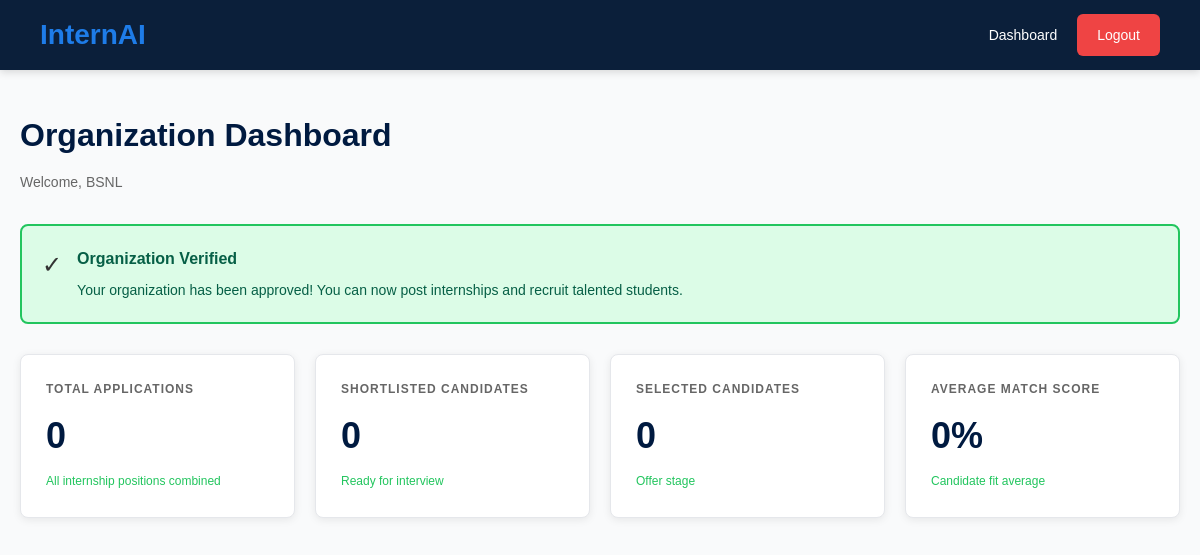
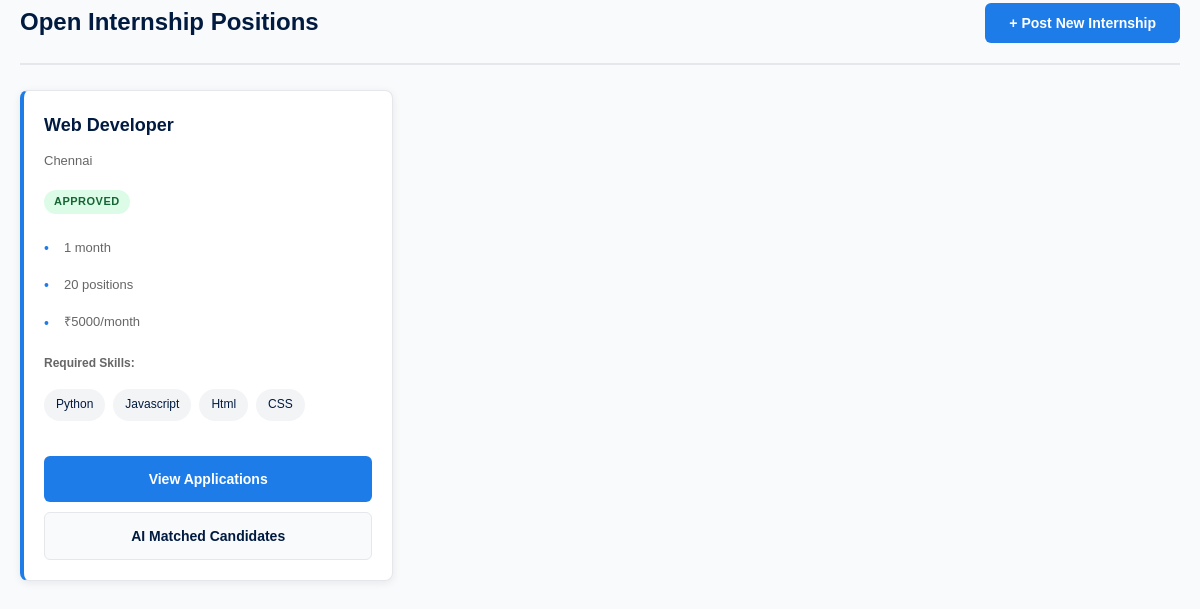
Before: /organization (signed in) with the older database file (2 pictures, top to bottom).
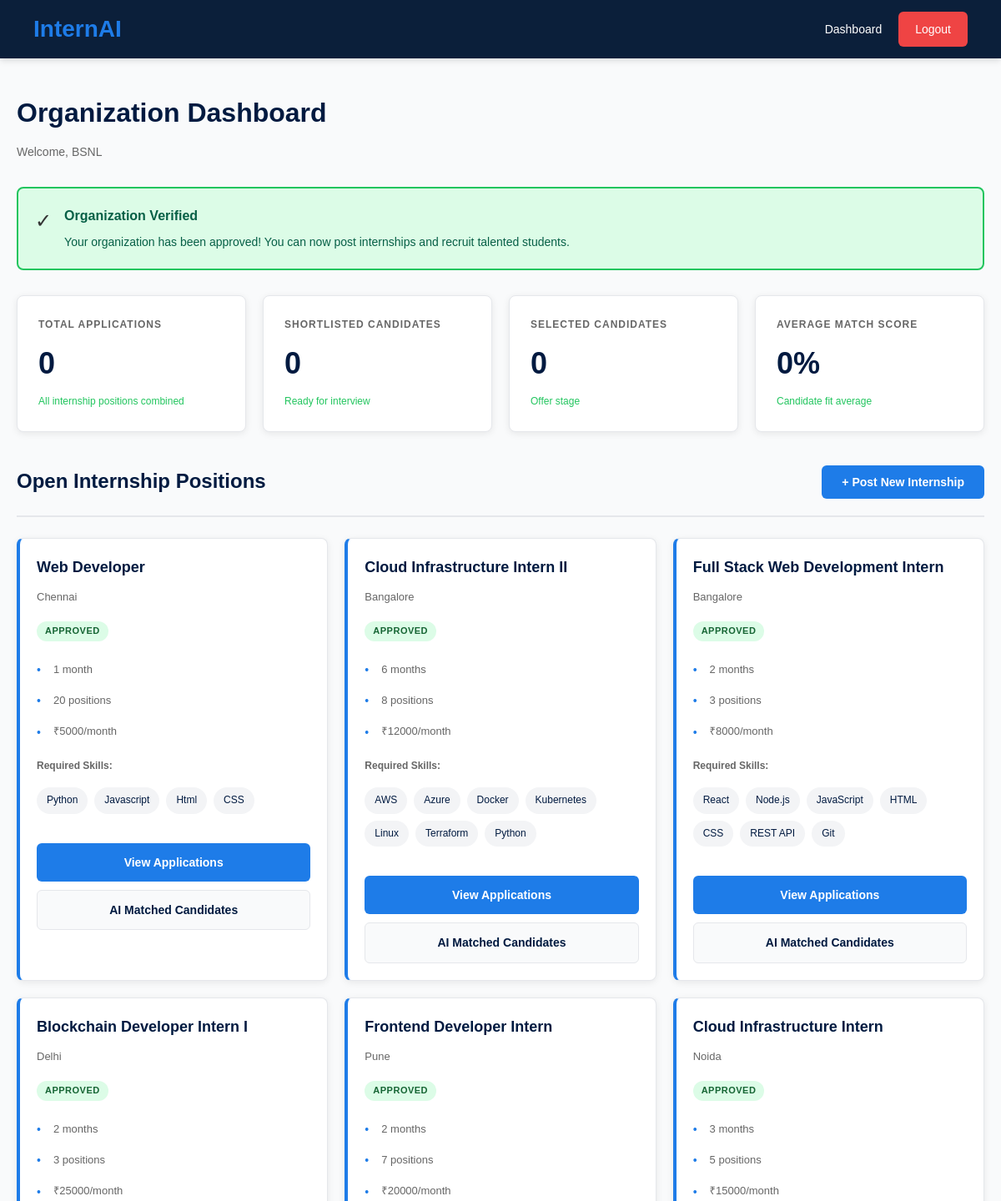
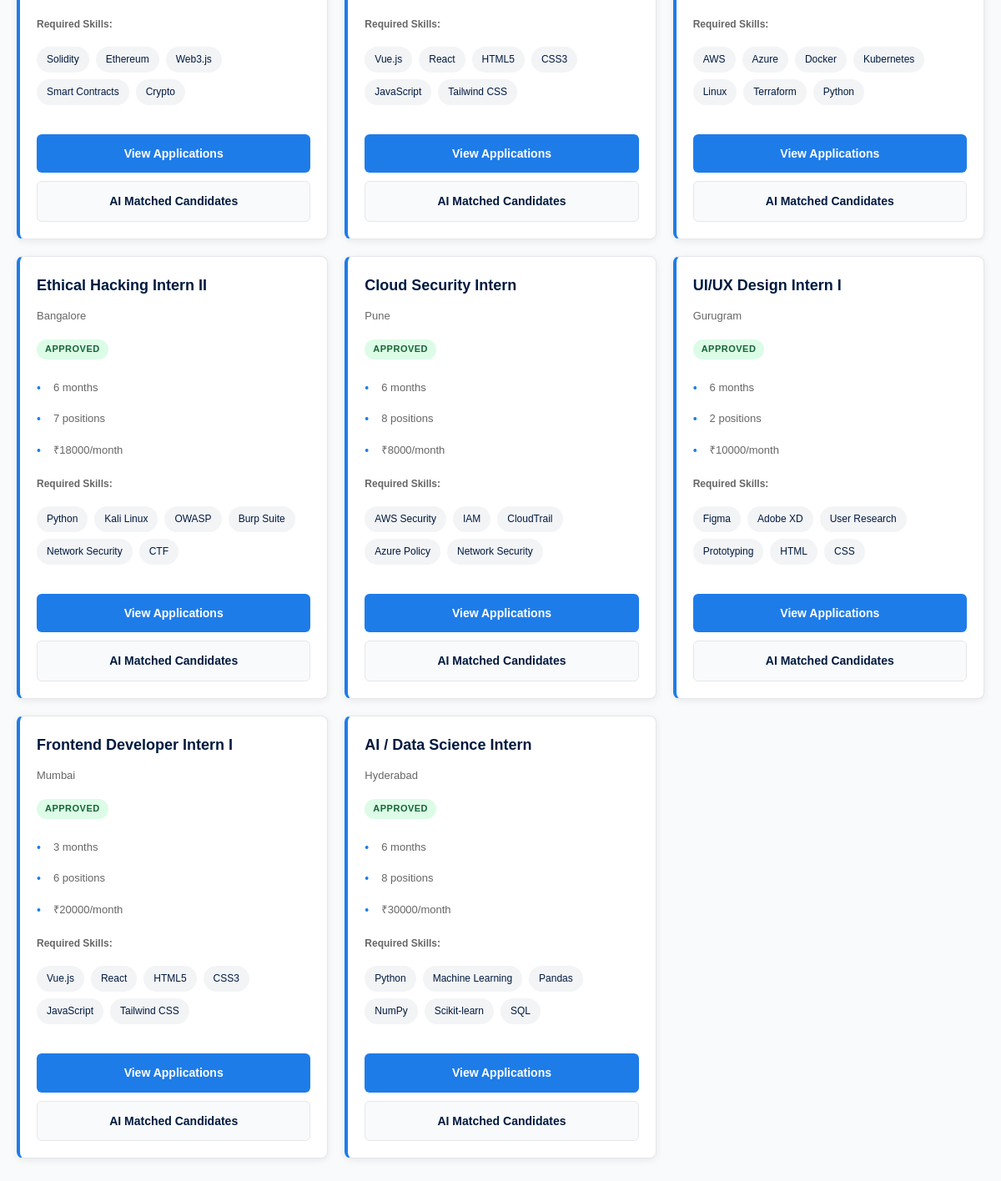
After: the same page with the newer database file (2 pictures, top to bottom).
### app.py (models this page shows)
class Organization(db.Model):
    id = db.Column(db.Integer, primary_key=True)
    user_id = db.Column(db.Integer)
    company_name = db.Column(db.String(200))
    gst_number = db.Column(db.String(100))
    domain_email = db.Column(db.String(100))
    linkedin_profile = db.Column(db.String(300))
    industry = db.Column(db.String(100))
    location = db.Column(db.String(200))
    description = db.Column(db.Text)
    is_verified = db.Column(db.Boolean, default=False)
    verification_status = db.Column(db.String(50), default='pending')  # pending, approved, rejected
    verification_notes = db.Column(db.Text)
    created_at = db.Column(db.DateTime, default=datetime.utcnow)

class Internship(db.Model):
    id = db.Column(db.Integer, primary_key=True)
    organization_id = db.Column(db.Integer)  # Use organization_id to match existing DB
    title = db.Column(db.String(200))
    skills_required = db.Column(db.Text)
    capacity = db.Column(db.Integer)
    location = db.Column(db.String(200), default='Remote')
    duration = db.Column(db.String(100), default='3 months')
    stipend = db.Column(db.String(100))
    status = db.Column(db.String(50), default='pending')  # pending until admin verifies
    created_at = db.Column(db.DateTime, default=datetime.utcnow)
    admin_notes = db.Column(db.Text)

### app.py (the view, shortened to what this page needs)
@app.route('/organization', methods=['GET','POST'])
@login_required
@role_required('organization')
def org_dashboard():
    org = Organization.query.filter_by(user_id=current_user.id).first()
    if not org or org.verification_status == 'not_submitted':
        return redirect(url_for('submit_verification'))
    internships = Internship.query.filter_by(organization_id=org.id if org else current_user.id).all()
    stats = {
        'total_applications': 0,
        'shortlisted': 0,
        'selected': 0,
        'avg_match': 0
    }
    return render_template('dashboard_org.html', internships=internships, stats=stats, org=org)

### app.py (called while the page is built)
def role_required(role):
    def decorator(f):
        @wraps(f)
        def decorated_function(*args, **kwargs):
            if not current_user.is_authenticated:
                return redirect(url_for('login'))
            if current_user.role != role:
                return redirect(url_for('home'))
            return f(*args, **kwargs)
        return decorated_function
    return decorator

@login_manager.user_loader
def load_user(user_id):
    return User.query.get(int(user_id))

### templates/dashboard_org.html (shortened to what this page needs)
{% extends "base.html" %} {% block content %}
<div class="container">
  <h1 class="page-title">Organization Dashboard</h1>
  <p class="page-subtitle">
    Welcome, {% if org %}{{ org.company_name }}{% else %}Organization{% endif %}
  </p>
  {% if org and not org.is_verified %}
  <div class="alert alert-warning">
    <div class="alert-icon">!</div>
    <div>
      <h3>Organization Verification Pending</h3>
      <p>
        Your organization is <strong>not yet verified</strong> by our admin
        team. You cannot post internships until verification is complete.
      </p>
      <p>
        <strong>Status:</strong>
        <span style="background: #fca5a5; padding: 2px 8px; border-radius: 4px"
          >{{ org.verification_status|upper }}</span
        >
      </p>
      <p>
        ✓ We verify your company details (GST, domain email, LinkedIn) for
        legitimacy. This typically takes 24-48 hours. Thank you for your
        patience!
      </p>
    </div>
  </div>
  {% elif org and org.is_verified %}
  <div class="alert alert-success">
    <div class="alert-icon">&check;</div>
    <div>
      <h3>Organization Verified</h3>
      <p>
        Your organization has been approved! You can now post internships and
        recruit talented students.
      </p>
    </div>
  </div>
  {% endif %}
  <div class="stats-grid">
    <div class="stat-card">
      <div class="stat-label">Total Applications</div>
      <div class="stat-value">{{ stats.total_applications }}</div>
      <div class="stat-change">All internship positions combined</div>
    </div>
    <div class="stat-card">
      <div class="stat-label">Shortlisted Candidates</div>
      <div class="stat-value">{{ stats.shortlisted }}</div>
      <div class="stat-change">Ready for interview</div>
    </div>
    <div class="stat-card">
      <div class="stat-label">Selected Candidates</div>
      <div class="stat-value">{{ stats.selected }}</div>
      <div class="stat-change">Offer stage</div>
    </div>
    <div class="stat-card">
      <div class="stat-label">Average Match Score</div>
      <div class="stat-value">{{ stats.avg_match }}%</div>
      <div class="stat-change">Candidate fit average</div>
    </div>
  </div>
  <div class="dashboard-content">
    <div>
      <div class="section-header">
        <h2>Open Internship Positions</h2>
        {% if org and org.is_verified %}
        <button class="btn btn-primary" onclick="openPostInternshipModal()">
          + Post New Internship
        </button>
        {% endif %}
      </div>
      {% if internships %}
      <div class="cards-grid">
        {% for internship in internships %}
        <div class="card internship-card">
          <div>
            <h3 class="card-title">{{ internship.title }}</h3>
            <p class="card-subtitle">{{ internship.location }}</p>
            <span style="display:inline-block;padding:3px 10px;border-radius:20px;font-size:11px;font-weight:700;text-transform:uppercase;letter-spacing:0.5px;margin-bottom:8px;
              {% if internship.status == 'approved' %}background:#dcfce7;color:#166534;
              {% elif internship.status == 'rejected' %}background:#fee2e2;color:#991b1b;
              {% else %}background:#fef9c3;color:#92400e;{% endif %}">
              {{ internship.status }}{% if internship.status == 'pending' %} – awaiting admin review{% elif internship.status == 'rejected' %} – see admin notes{% endif %}
            </span>
            <div class="internship-meta">
              <div class="meta-item">
                <span class="meta-icon">&bull;</span>
                <span>{{ internship.duration }}</span>
              </div>
              <div class="meta-item">
                <span class="meta-icon">&bull;</span>
                <span>{{ internship.capacity }} positions</span>
              </div>
              {% if internship.stipend %}
              <div class="meta-item">
                <span class="meta-icon">&bull;</span>
                <span>₹{{ internship.stipend }}/month</span>
              </div>
              {% endif %}
            </div>
            <div style="margin-top: 15px">
              <strong style="color: #666; font-size: 12px"
                >Required Skills:</strong
              >
              <div class="skills-container">
                {% for skill in internship.skills_required.split(',') %}
                <span class="skill">{{ skill.strip() }}</span>
                {% endfor %}
              </div>
            </div>
          </div>
          <div
            style="
              margin-top: 20px;
              display: flex;
              gap: 10px;
              flex-direction: column;
            "
          >
            <a
              href="/org/internship/{{ internship.id }}/applications"
              class="btn btn-primary"
              >View Applications</a
            >
            <a
              href="/org/internship/{{ internship.id }}/matched-candidates"
              class="btn btn-secondary"
              >AI Matched Candidates</a
            >
          </div>
        </div>
        {% endfor %}
      </div>
      {% endif %}
    </div>
  </div>
</div>
{% endblock %}

### templates/base.html (shortened to what this page needs)
<!doctype html>
<html>
  <head>
    <link
      rel="stylesheet"
      href="{{ url_for('static', filename='style.css', v='20260315') }}"
    />
    {% if current_user.is_authenticated and current_user.role == 'admin' %}
    <link
      rel="stylesheet"
      href="{{ url_for('static', filename='admin.css', v='20260315') }}"
    />
    {% elif current_user.is_authenticated and current_user.role ==
    'organization' %}
    <link rel="stylesheet" href="{{ url_for('static', filename='org.css', v='20260315') }}" />
    {% elif current_user.is_authenticated and current_user.role == 'student' %}
    <link
      rel="stylesheet"
      href="{{ url_for('static', filename='student.css', v='20260315') }}"
    />
    {% endif %}
  </head>
  <body>
    {% if not current_user.is_authenticated %}
    <nav class="navbar">
      <div class="logo">InternAI</div>
      <ul class="nav-links">
        <li><a href="{{ url_for('home') }}">Home</a></li>
        <li><a href="{{ url_for('about') }}">About</a></li>
        <li><a href="{{ url_for('features') }}">Features</a></li>
        <li>
          <a href="{{ url_for('login') }}" class="register-btn">Login</a>
        </li>
      </ul>
    </nav>
    {% elif current_user.is_authenticated %}
    <nav
      class="navbar"
      style="
        background-color: #0b1f3a;
        padding: 0 40px;
        display: flex;
        justify-content: space-between;
        align-items: center;
        height: 70px;
        box-shadow: 0 2px 8px rgba(0, 0, 0, 0.15);
      "
    >
      <div style="font-size: 28px; font-weight: bold; color: #1e7ce8">
        InternAI
      </div>
      <div style="display: flex; gap: 4px; align-items: center">
        {% block nav_links %} {% if current_user.role == 'organization' %}
        <a
          href="/organization"
          style="
            color: #ffffff;
            text-decoration: none;
            font-size: 14px;
            padding: 8px 16px;
            border-radius: 4px;
            transition: background-color 0.3s ease;
          "
          >Dashboard</a
        >
        {% endif %} {% endblock %}
        <a
          href="/logout"
          style="
            background-color: #ef4444;
            color: #ffffff;
            text-decoration: none;
            font-size: 14px;
            padding: 10px 20px;
            border-radius: 6px;
            transition: background-color 0.3s ease;
          "
          >Logout</a
        >
      </div>
    </nav>
    {% endif %} {% block content %}{% endblock %}
  </body>
</html>

### static/style.css (style rules this page uses)
* { margin: 0; padding: 0; box-sizing: border-box; font-family: Arial, sans-serif; }
body { background: #f8fafc; color: #0b1f3a; }
.navbar { background: #0b1f3a; padding: 18px 60px; display: flex; justify-content: space-between; align-items: center; }

Changed rows visible on the page:
added Internship: title "Cloud Infrastructure Intern II", location "Bangalore", status "APPROVED", duration "6 months", capacity "8", stipend "12000", strip "AWS" "Azure" "Docker" "Kubernetes" "Linux" "Terraform" "Python"
added Internship: title "Full Stack Web Development Intern", location "Bangalore", status "APPROVED", duration "2 months", capacity "3", stipend "8000", strip "React" "Node.js" "JavaScript" "HTML" "CSS" "REST API" "Git"
added Internship: title "Blockchain Developer Intern I", location "Delhi", status "APPROVED", duration "2 months", capacity "3", stipend "25000", strip "Solidity" "Ethereum" "Web3.js" "Smart Contracts" "Crypto"
added Internship: title "Frontend Developer Intern", location "Pune", status "APPROVED", duration "2 months", capacity "7", stipend "20000", strip "Vue.js" "React" "HTML5" "CSS3" "JavaScript" "Tailwind CSS"
added Internship: title "Cloud Infrastructure Intern", location "Noida", status "APPROVED", duration "3 months", capacity "5", stipend "15000", strip "AWS" "Azure" "Docker" "Kubernetes" "Linux" "Terraform" "Python"
added Internship: title "Ethical Hacking Intern II", location "Bangalore", status "APPROVED", duration "6 months", capacity "7", stipend "18000", strip "Python" "Kali Linux" "OWASP" "Burp Suite" "Network Security" "CTF"
added Internship: title "Cloud Security Intern", location "Pune", status "APPROVED", duration "6 months", capacity "8", stipend "8000", strip "AWS Security" "IAM" "CloudTrail" "Azure Policy" "Network Security"
added Internship: title "UI/UX Design Intern I", location "Gurugram", status "APPROVED", duration "6 months", capacity "2", stipend "10000", strip "Figma" "Adobe XD" "User Research" "Prototyping" "HTML" "CSS"
added Internship: title "Frontend Developer Intern I", location "Mumbai", status "APPROVED", duration "3 months", capacity "6", stipend "20000", strip "Vue.js" "React" "HTML5" "CSS3" "JavaScript" "Tailwind CSS"
added Internship: title "AI / Data Science Intern", location "Hyderabad", status "APPROVED", duration "6 months", capacity "8", stipend "30000", strip "Python" "Machine Learning" "Pandas" "NumPy" "Scikit-learn" "SQL"
